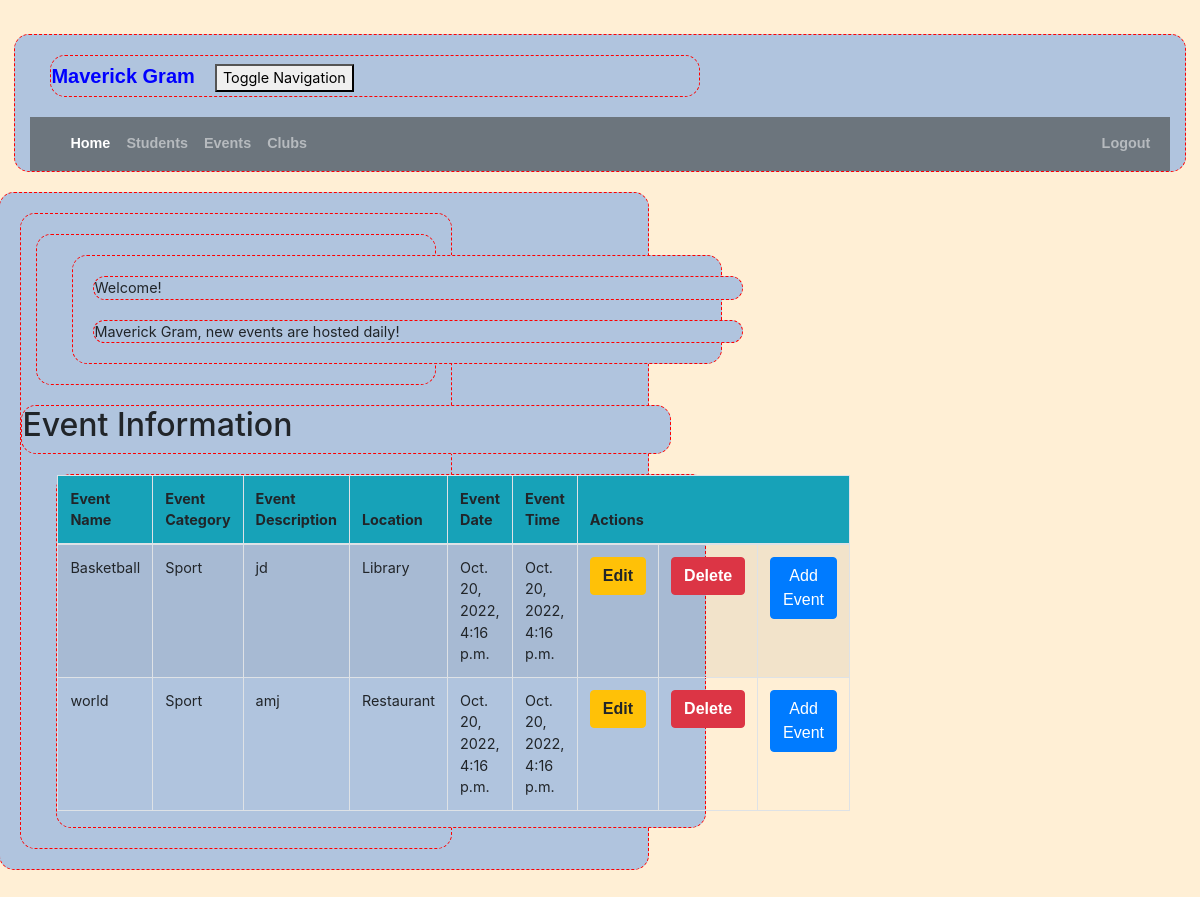
/event_list (signed in), run on the app's committed database.
### crm/models.py (models this page shows, shortened)
class Event(models.Model):
    event_name = models.CharField(max_length=50)
    event_category = models.CharField(max_length=100)
    description = models.TextField()
    location = models.CharField(max_length=200)
    event_date = models.DateTimeField(
        default=timezone.now)
    event_time = models.DateTimeField(
        default=timezone.now)

### crm/views.py (the view)
# urls.py: path('event_list', views.event_list, name='event_list'),
@login_required
def event_list(request):
    event = Event.objects.filter()
    return render(request, 'crm/event_list.html',
                  {'events': event})

### crm/templates/crm/event_list.html (shortened to what this page needs)
<!DOCTYPE html>
{% extends 'crm/base.html' %}
{% block content %}
    {% load humanize %}
    <head>
    </head>
    <body class="bodylist">
    <div class="container">
        <div class="panel panel-primary">
            <div class="panel-heading">Welcome!</div>
            <div class="panel-body">
                Maverick Gram, new events are hosted daily!
            </div>
        </div>
    </div>
    <div class="row">
        <h2>Event Information</h2>
    </div>
    <div>
        <table class="table table-striped table-bordered table-hover w-auto">
            <thead>
            <tr class="bg-info">
                <th>Event Name</th>
                <th>Event Category</th>
                <th>Event Description</th>
                <th>Location</th>
                <th>Event Date</th>
                <th>Event Time</th>
                <th colspan="4">Actions</th>
            </tr>
            </thead>
            <tbody>
            {% for event in events %}
                <tr>
                    <td>{{ event.event_name }}</td>
                    <td>{{ event.event_category }}</td>
                    <td>{{ event.description }}</td>
                    <td>{{ event.location }}</td>
                    <td>{{ event.event_date }}</td>
                    <td>{{ event.event_time }}</td>
                    <td><a href="{% url 'crm:event_edit' pk=event.pk %}"
                           class="btn btn-warning">Edit</a>
                    </td>
                    <td><a href="{% url 'crm:event_delete' pk=event.pk %}"
                           onclick="return confirm('Are you sure you want to delete?')"
                           class="btn btn-danger">Delete</a>
                    </td>
                    <td>  <a href="http://127.0.0.1:8000/admin/crm/event/add/"><span
                class="btn btn-primary">Add Event</span></a></td>
                </tr>
            {% endfor %}
            </tbody>
        </table>
    </div>
    </body>
{% endblock %}

### crm/static/css/portfolio.css (style rules this page uses)
body { font-size: 90%; border: 0px; margin: 0px; padding: 1em; background-color: #FFEFD5; }
div { border: thin dashed red; border-radius: 15px; background-color: #B0C4DE; width: 650px; margin: 20px; }
a { font-family: 'arial',sans-serif; color: blue; text-decoration: none; }
a:link { font-weight: bold; }

### data on the page
Event: event_name "Basketball", event_category "Sport", description "jd", location "Library", event_date "Oct. 20, 2022, 4:16 p.m.", event_time "Oct. 20, 2022, 4:16 p.m."
Event: event_name "world", event_category "Sport", description "amj", location "Restaurant", event_date "Oct. 20, 2022, 4:16 p.m.", event_time "Oct. 20, 2022, 4:16 p.m."
